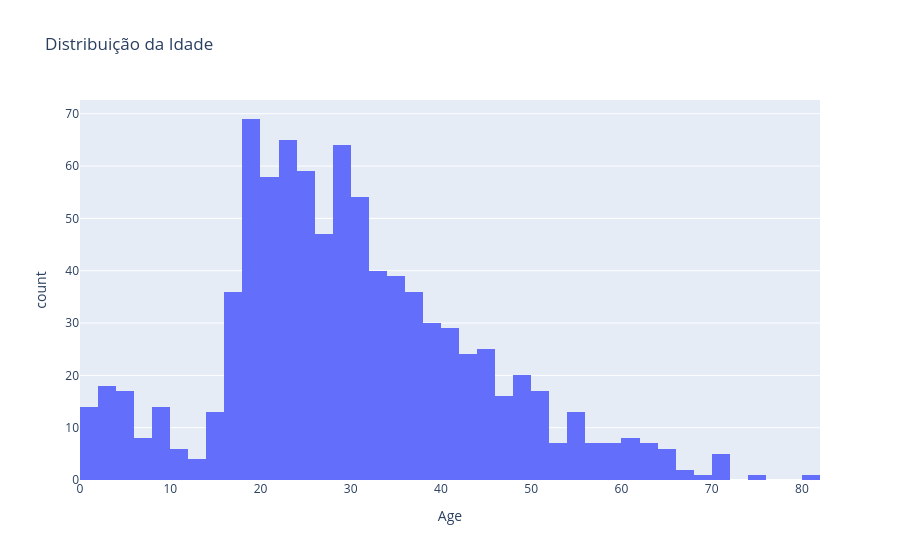

The notebook cell saved with this chart:
### Code cell
# Histograma da idade
fig = px.histogram(dados, x="Age", title="Distribuição da Idade")
fig.show()

### Figure 1 — Plotly figure (JSON) as saved in the notebook; plotly's stock layout.template omitted (floating-point values rounded to 4 significant figures; data arrays with more than 128 entries replaced by an {"elided": "..."} marker saying what was removed)
{"data": [{"bingroup": "x", "hovertemplate": "Age=%{x}<br>count=%{y}<extra></extra>", "legendgroup": "", "marker": {"color": "#636efa", "pattern": {"shape": ""}}, "name": "", "orientation": "v", "showlegend": false, "type": "histogram", "x": {"elided": "887 float values"}, "xaxis": "x", "yaxis": "y"}], "layout": {"barmode": "relative", "legend": {"tracegroupgap": 0}, "title": {"text": "Distribuição da Idade"}, "xaxis": {"anchor": "y", "domain": [0, 1], "title": {"text": "Age"}}, "yaxis": {"anchor": "x", "domain": [0, 1], "title": {"text": "count"}}}}
